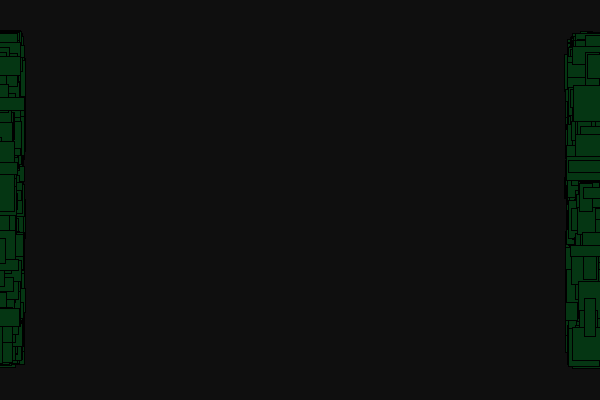
Frame 1 (no input)
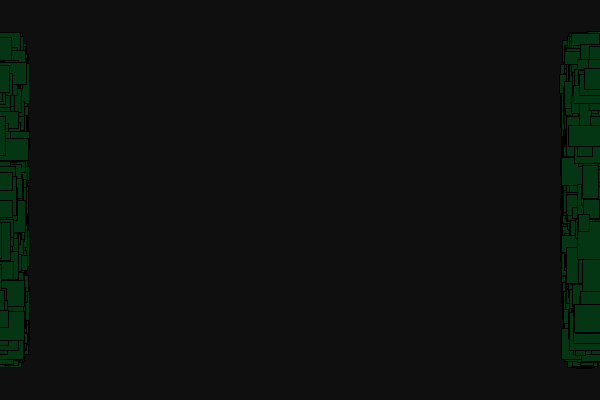
Frame 60 (the mouse pressed at the canvas centre just before this capture)
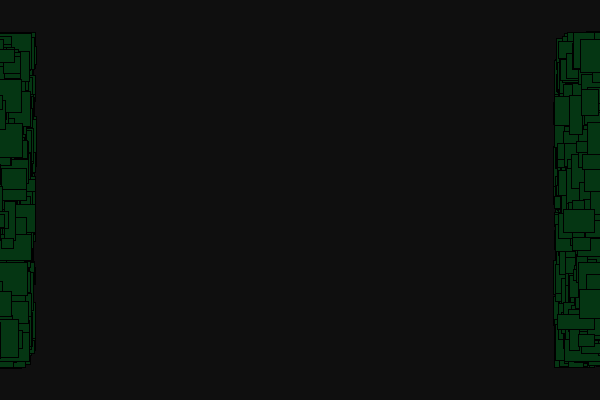
Frame 120 (the mouse held since frame 60 and released just before this capture)

The Processing sketch that drew these frames (run headless with seeded random() and noise(); from frame 60 on, the mouse is pressed at the canvas centre):

// Processing sketch: processing_5258
// ── processing_5258.pde

/*  Edited by David Shi oct 09*/
/*  Jeff Hendrickson March 09  */ 
/*  Multiplied Acceleration  */ 
/*  I started with Ira Greenberg's acceleration ideas and this is one 
      example of what I've come up with.  The jittery groups of rects at 
      each side will slowly start towards one another and disappear out the 
      opposite side   */ 
 
float w; 
float h; 
int x = 0; 
float y; 
float speed = 5; 
 
void setup() { 
  size(600, 400); 
  y = height/random(2,4); 
  frameRate(30); 
  rectMode(CENTER); 
  smooth(); 
} 
 
void draw() { 
  background(15,15,15); 
  speed*=1.009;  //play with this number to make the horizontal speed change - it is  
                //very delicate and large increments make it happen very fast 
   
  for (int j=1; j<2500; j++) {  //this set the number of rectangles 
    w = random(10,40); 
    h = random(10,40); 
    fill(5,54,19); 
    rect(speed*random(-1.2,1.2), y, w, h);  //left group 
    y = height/2 + random(-150,150); 
    rect((-speed*random(-1.2,1.2)+(width-10)), y, w, h);  //right group 
    //ellipse(speed*random(-1.2,1.2), y, w, h);  uncomment this to add in ellipses 
  } 
} 
/*  uncomment this section if you want a screen shot 
void mousePressed()  { 
  save("accelMany-110.tif"); 
} 
*/ 
